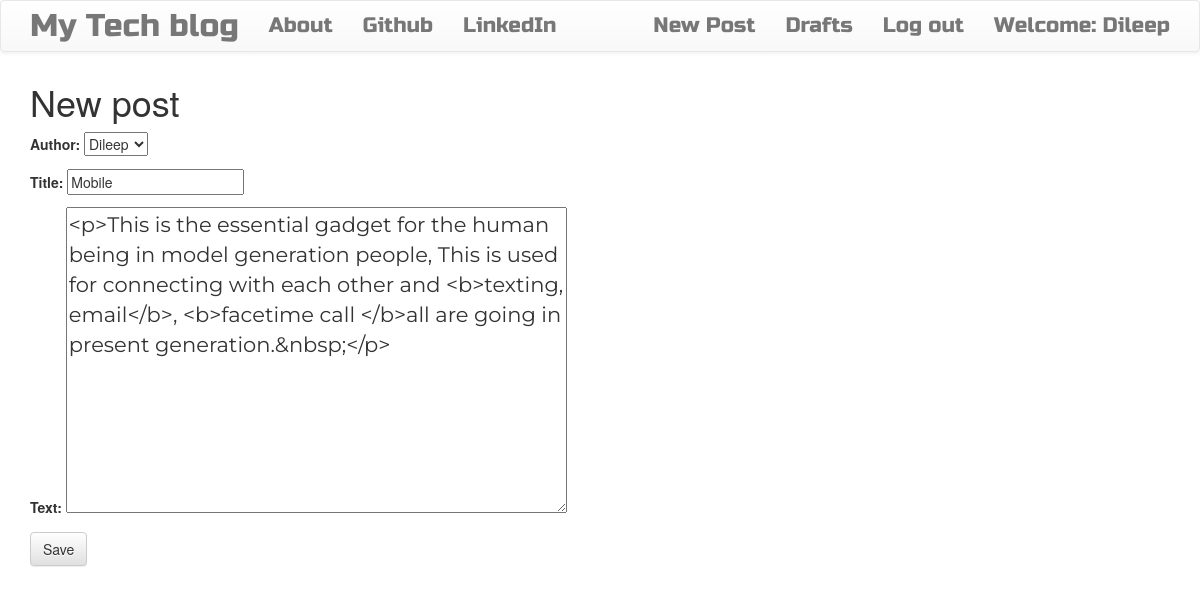
Screenshot of /post/3/edit/ (signed in) with the database file from the repository.
### BlogApp/models.py (models this page shows, shortened)
class Post(models.Model):
    author = models.ForeignKey('auth.User', on_delete=models.CASCADE)
    title = models.CharField(max_length=200)
    text = models.TextField()
    created_date = models.DateTimeField(default=timezone.now)
    published_date = models.DateTimeField(blank=True, null=True)

### BlogApp/views.py (the view)
# urls.py: path('post/<int:pk>/edit/', views.PostUpdateView.as_view(), name='post_edit'),
class PostUpdateView(LoginRequiredMixin,UpdateView):
    login_url = '/login/'
    redirect_field_name = 'BlogApp/post_detail.html'
    form_class = PostForm
    model = Post

### BlogApp/forms.py
class PostForm(forms.ModelForm):
    class Meta:
        model = Post
        fields = ('author','title', 'text',)
        widgets = {
            'title': forms.TextInput(attrs={'class': 'textinputclass'}),
            'text': forms.Textarea(attrs={'class': 'editable medium-editor-textarea postcontent'}),
        }

### BlogApp/templates/BlogApp/post_form.html (shortened to what this page needs)
{% extends 'BlogApp/base.html' %}
{% block content %}
    <h1>New post</h1>
    <form method="POST" class="post-form">
    {{form.as_p}}
    <button type="submit" class="save btn btn-default">Save</button>
    </form>
{% endblock %}

### BlogApp/templates/BlogApp/base.html (shortened to what this page needs)
<!DOCTYPE html>
{% load static %}
<html>
    <head>
        <link rel="stylesheet" href="https://maxcdn.bootstrapcdn.com/bootstrap/3.3.7/css/bootstrap.min.css">
        <link rel="stylesheet" href="https://maxcdn.bootstrapcdn.com/bootstrap/3.3.7/css/bootstrap-theme.min.css">
        <link rel="stylesheet" href="//cdn.jsdelivr.net/medium-editor/latest/css/medium-editor.min.css" type="text/css" media="screen" charset="utf-8">
        <link rel="stylesheet" href="{% static 'css/blog.css' %}">
<body class='loader'>
  <nav class="navbar navbar-default techfont custom-navbar">
    <div class="container">
      <ul class="nav navbar-nav">
        <li><a class='navbar-brand bigbrand' href="{% url 'post_list' %}">My Tech blog</a></li>
        <li><a href="{% url 'about'%}">About</a></li>
        <li><a href="https://www.github.com">Github</a></li>
        <li><a href="https://www.linkedin.com">LinkedIn</a></li>
      </ul>
      <ul class="nav navbar-nav navbar-right">
        {% if user.is_authenticated %}
        <li>
          <a href="{% url 'post_new' %}" >New Post</a>
        </li>
        <li>
          <a href="{% url 'post_draft_list' %}">Drafts</a>
        </li>
        <li>
          <a href="{% url 'logout' %}" >Log out</a>
        </li>
        <li>
          <a >Welcome: {{ user.username }}</a>
        </li>
          {% else %}
          <li><a class='nav navbar-right' href="{% url 'login' %}" ><span class="glyphicon glyphicon-user"></span></a></li>
        {% endif %}
      </ul>
  </div>
</nav>
        <div class="content container">
            <div class="row">
                <div class="col-md-8">
                  <div class="blog_posts">
                    {% block content %}
                    {% endblock %}
                  </div>
                </div>
            </div>
        </div>
</body>
</html>

### BlogApp/static/css/blog.css (style rules this page uses)
.techfont { font-family: 'Russo One', sans-serif; font-size: 1.5em; margin-bottom: 10px; }
.postcontent { font-family: 'Montserrat'; font-size: 1.5em; }
.bigbrand { font-size: 1.5em; }
.loader { filter:hue-rotate(0deg); color: linear-gradient(45deg,#0f8,#08f); animation:hue 5000ms infinite linear; }

### rows the page displays
Post: author "Dileep", title "Mobile", text "<p>This is the essential gadget for the human being in model generation people, This is used for connecting with each other and <b>texting, email</b>, <b>facetime call </b>all are going in present generation.&nbsp;</p>"

### other values shown
{{ user.username }} "Dileep"
